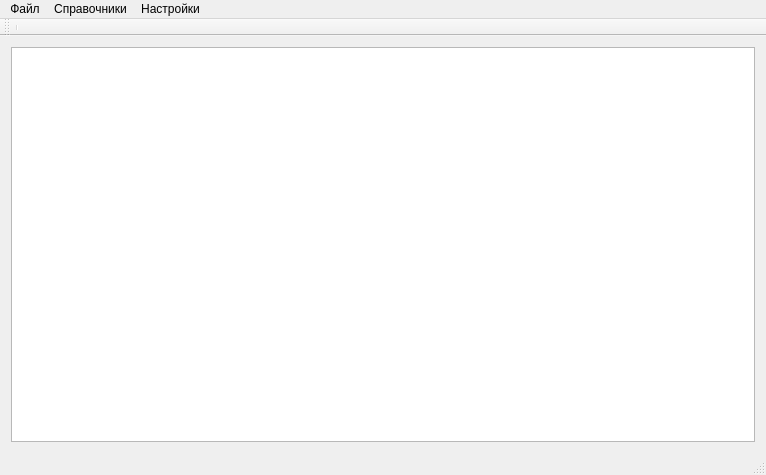
<?xml version="1.0" encoding="UTF-8"?>
<ui version="4.0">
 <class>MainWindow</class>
 <widget class="QMainWindow" name="MainWindow">
  <property name="geometry">
   <rect>
    <x>0</x>
    <y>0</y>
    <width>766</width>
    <height>475</height>
   </rect>
  </property>
  <property name="windowTitle">
   <string>Интерактивная доска</string>
  </property>
  <widget class="QWidget" name="centralWidget">
   <layout class="QHBoxLayout" name="horizontalLayout">
    <item>
     <widget class="QTableWidget" name="ttable">
      <property name="lineWidth">
       <number>2</number>
      </property>
      <property name="midLineWidth">
       <number>1</number>
      </property>
      <property name="showGrid">
       <bool>true</bool>
      </property>
      <property name="gridStyle">
       <enum>Qt::DashDotLine</enum>
      </property>
      <attribute name="horizontalHeaderVisible">
       <bool>false</bool>
      </attribute>
      <attribute name="horizontalHeaderDefaultSectionSize">
       <number>20</number>
      </attribute>
      <attribute name="horizontalHeaderMinimumSectionSize">
       <number>20</number>
      </attribute>
      <attribute name="verticalHeaderVisible">
       <bool>false</bool>
      </attribute>
      <attribute name="verticalHeaderDefaultSectionSize">
       <number>20</number>
      </attribute>
      <attribute name="verticalHeaderMinimumSectionSize">
       <number>20</number>
      </attribute>
     </widget>
    </item>
   </layout>
  </widget>
  <widget class="QMenuBar" name="menuBar">
   <property name="geometry">
    <rect>
     <x>0</x>
     <y>0</y>
     <width>766</width>
     <height>25</height>
    </rect>
   </property>
   <widget class="QMenu" name="menu">
    <property name="title">
     <string>Файл</string>
    </property>
    <addaction name="separator"/>
    <addaction name="action_2"/>
   </widget>
   <widget class="QMenu" name="menu_2">
    <property name="title">
     <string>Справочники</string>
    </property>
    <addaction name="action_3"/>
    <addaction name="action_4"/>
    <addaction name="action_5"/>
   </widget>
   <widget class="QMenu" name="menu_3">
    <property name="title">
     <string>Настройки</string>
    </property>
    <addaction name="action"/>
   </widget>
   <addaction name="menu"/>
   <addaction name="menu_2"/>
   <addaction name="menu_3"/>
  </widget>
  <widget class="QToolBar" name="mainToolBar">
   <attribute name="toolBarArea">
    <enum>TopToolBarArea</enum>
   </attribute>
   <attribute name="toolBarBreak">
    <bool>false</bool>
   </attribute>
   <addaction name="separator"/>
  </widget>
  <widget class="QStatusBar" name="statusBar"/>
  <action name="action_2">
   <property name="text">
    <string>Выход</string>
   </property>
  </action>
  <action name="action_3">
   <property name="text">
    <string>Площадки</string>
   </property>
  </action>
  <action name="action_4">
   <property name="text">
    <string>Пользователи</string>
   </property>
  </action>
  <action name="action_5">
   <property name="text">
    <string>Услуги</string>
   </property>
  </action>
  <action name="action">
   <property name="text">
    <string>Параметры</string>
   </property>
  </action>
 </widget>
 <layoutdefault spacing="6" margin="11"/>
 <resources/>
 <connections/>
</ui>
